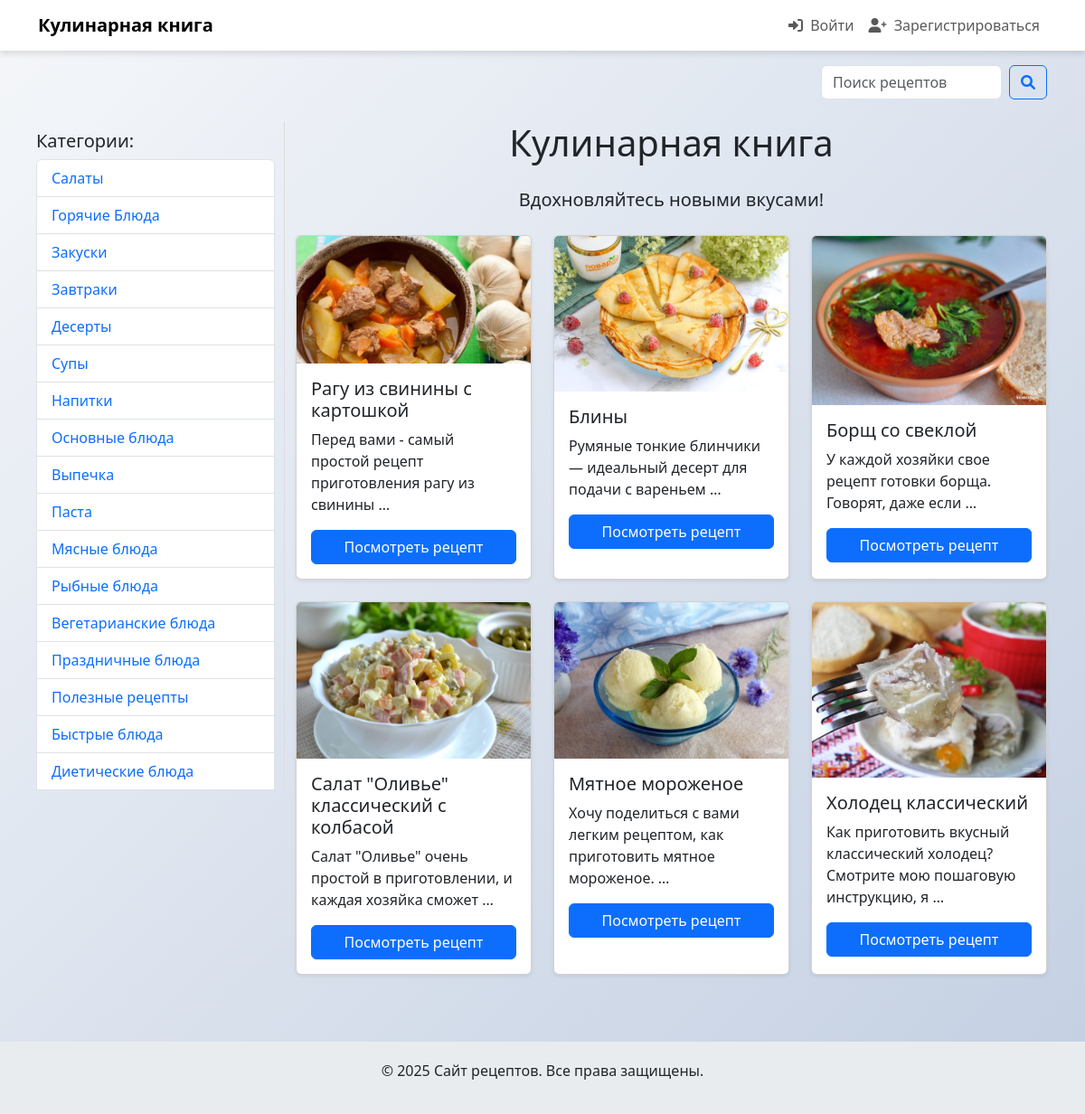
The page / on the database its author committed.
### recipes/models.py (models this page shows, shortened)
class Category(models.Model):
    name = models.CharField(max_length=100)

class Recipe(models.Model):
    title = models.CharField(max_length=200)
    description = models.TextField()
    steps = models.TextField()
    cooking_time = models.PositiveIntegerField(help_text="Время приготовления в минутах")
    image = models.ImageField(upload_to='recipes/')
    author = models.ForeignKey(User, on_delete=models.CASCADE, verbose_name='Автор')
    categories = models.ManyToManyField(Category, related_name='recipes')

### recipes/views.py (the view)
# urls.py: path('', views.home, name='home'),  # Главная страница
def home(request):
    recipes = Recipe.objects.all().order_by('?')  # Случайный порядок рецептов
    paginator = Paginator(recipes, 6)  # 6 рецептов на страницу
    page_number = request.GET.get('page')
    page_obj = paginator.get_page(page_number)
    categories = Category.objects.all()
    return render(
        request,
        'recipes/home.html',
        {
            'recipes': page_obj.object_list,
            'page_obj': page_obj,
            'categories': categories,
        }
    )

### recipes/templates/recipes/home.html (shortened to what this page needs)
{% extends 'recipes/base.html' %}
{% block content %}
    <div class="row">
        <div class="col-md-3 categories-container">
            <h5>Категории:</h5>
            <ul class="list-group">
                {% for category in categories %}
                    <li class="list-group-item d-flex justify-content-between align-items-center">
                        <a href="{% url 'category_recipes' category.id %}" class="text-decoration-none">{{ category.name }}</a>
                    </li>
                {% empty %}
                    <li class="list-group-item">Нет категорий</li>
                {% endfor %}
            </ul>
        </div>
        <div class="col-md-9">
            <div class="mb-4">
                <h1 class="text-center mb-4">Кулинарная книга</h1>
                <p class="lead text-center">Вдохновляйтесь новыми вкусами!</p>
            </div>
            {% if recipes %}
                <div class="row row-cols-1 row-cols-md-3 g-4">
                    {% for recipe in recipes %}
                        <div class="col">
                            <div class="card h-100 shadow-sm" onclick="location.href='{% url 'recipe_detail' recipe.pk %}';" style="cursor: pointer;">
                                {% if recipe.image %}
                                    <img src="{{ recipe.image.url }}" class="card-img-top" alt="{{ recipe.title }}">
                                {% else %}
                                    <img src="https://via.placeholder.com/300x200?text=No+Image" class="card-img-top" alt="Заполнитель изображения">
                                {% endif %}
                                <div class="card-body">
                                    <h5 class="card-title">{{ recipe.title }}</h5>
                                    <p class="card-text">{{ recipe.description|truncatewords:10 }}</p>
                                    <a href="{% url 'recipe_detail' recipe.pk %}" class="btn btn-primary w-100">Посмотреть рецепт</a>
                                </div>
                            </div>
                        </div>
                    {% endfor %}
                </div>
            {% else %}
                <div class="alert alert-info text-center">
                    <strong>Рецепты отсутствуют.</strong> Добавьте новые рецепты, чтобы заполнить страницу.
                </div>
            {% endif %}
        </div>
    </div>
{% endblock %}

### recipes/templates/recipes/base.html (shortened to what this page needs)
<!DOCTYPE html>
<html lang="ru">
<head>
    <link href="https://cdn.jsdelivr.net/npm/bootstrap@5.3.0-alpha1/dist/css/bootstrap.min.css" rel="stylesheet">
    <link href="https://cdnjs.cloudflare.com/ajax/libs/font-awesome/6.0.0/css/all.min.css" rel="stylesheet">
</head>
<body>
    <nav class="navbar navbar-expand-lg navbar-light bg-white">
        <div class="container">
            <a class="navbar-brand fw-bold" href="{% url 'home' %}">Кулинарная книга</a>
            <div class="navbar-nav ms-auto">
                {% if user.is_authenticated %}
                    <a class="nav-link" href="{% url 'add_recipe' %}">
                        <i class="fas fa-plus me-1"></i> Добавить рецепт
                    </a>
                    <a class="nav-link" href="{% url 'logout' %}">
                        <i class="fas fa-sign-out-alt me-1"></i> Выйти
                    </a>
                {% else %}
                    <a class="nav-link" href="{% url 'login' %}">
                        <i class="fas fa-sign-in-alt me-1"></i> Войти
                    </a>
                    <a class="nav-link" href="{% url 'register' %}">
                        <i class="fas fa-user-plus me-1"></i> Зарегистрироваться
                    </a>
                {% endif %}
            </div>
        </div>
    </nav>
    <div class="container mt-3">
        <form class="d-flex justify-content-end" action="{% url 'search' %}" method="get">
            <input class="form-control me-2" type="search" placeholder="Поиск рецептов" name="q" style="width: 200px;">
            <button class="btn btn-outline-primary" type="submit">
                <i class="fas fa-search"></i>
            </button>
        </form>
    </div>
    <div class="container mt-4">
        {% block content %}{% endblock %}
    </div>
    <footer>
        <p>&copy; 2025 Сайт рецептов. Все права защищены.</p>
    </footer>
</body>
</html>

### recipes/templates/recipes/base.html (style rules this page uses)
body { background: linear-gradient(135deg, #f5f7fa, #c3cfe2); }
.navbar { box-shadow: 0 4px 6px rgba(0, 0, 0, 0.1); }
.card { transition: transform 0.3s; }
.btn-primary { background-color: #0d6efd; border-color: #0d6efd; }
footer { margin-top: 50px; padding: 20px; background-color: #e9ecef; text-align: center; }
.categories-container { position: sticky; top: 60px; padding: 10px; border-right: 1px solid #ddd; height: calc(100vh - 60px); overflow-y: auto; }

### rows shown on the page
Category: name "Салаты"
Category: name "Горячие Блюда"
Category: name "Закуски"
Category: name "Завтраки"
Category: name "Десерты"
Category: name "Супы"
Category: name "Напитки"
Category: name "Основные блюда"
Category: name "Выпечка"
Category: name "Паста"
Category: name "Мясные блюда"
Category: name "Рыбные блюда"
Category: name "Вегетарианские блюда"
Category: name "Праздничные блюда"
Category: name "Полезные рецепты"
Category: name "Быстрые блюда"
Category: name "Диетические блюда"
Recipe: image (picture), title "Рагу из свинины с картошкой", description "Перед вами - самый простой рецепт приготовления рагу из свинины …"
Recipe: image (picture), title "Блины", description "Румяные тонкие блинчики — идеальный десерт для подачи с вареньем …"
Recipe: image (picture), title "Борщ со свеклой", description "У каждой хозяйки свое рецепт готовки борща. Говорят, даже если …"
Recipe: image (picture), title "Салат \"Оливье\" классический с колбасой", description "Салат \"Оливье\" очень простой в приготовлении, и каждая хозяйка сможет …"
Recipe: image (picture), title "Мятное мороженое", description "Хочу поделиться с вами легким рецептом, как приготовить мятное мороженое. …"
Recipe: image (picture), title "Холодец классический", description "Как приготовить вкусный классический холодец? Смотрите мою пошаговую инструкцию, я …"
